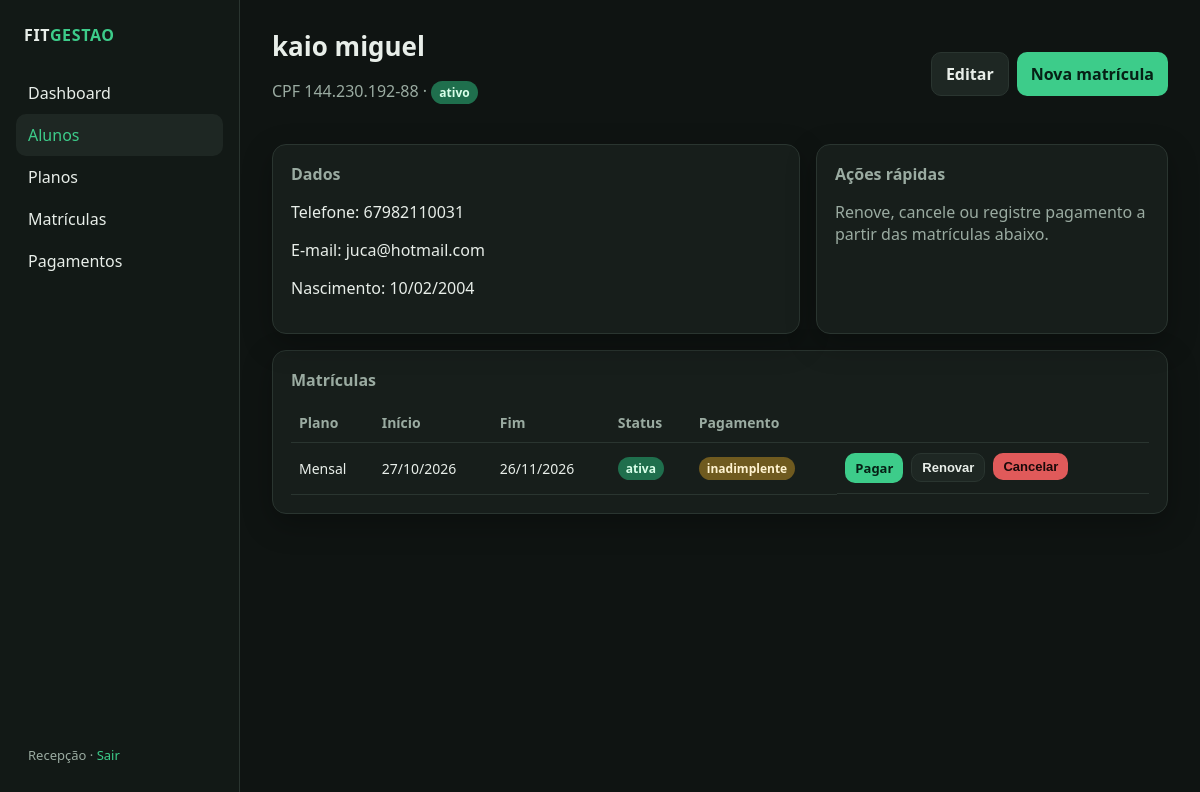
The app's page /alunos/2 (signed in) with its own data.
### app/models.py (models this page shows)
class User(UserMixin, db.Model):
    id = db.Column(db.Integer, primary_key=True)
    username = db.Column(db.String(80), unique=True, nullable=False)
    name = db.Column(db.String(120), nullable=False)
    password_hash = db.Column(db.String(255), nullable=False)
    payments = db.relationship("Payment", backref="registered_by", lazy=True)

class Student(db.Model):
    id = db.Column(db.Integer, primary_key=True)
    name = db.Column(db.String(120), nullable=False)
    document = db.Column(db.String(20), unique=True, nullable=False)
    phone = db.Column(db.String(30), nullable=True)
    email = db.Column(db.String(120), nullable=True)
    birth_date = db.Column(db.Date, nullable=True)
    status = db.Column(db.String(20), nullable=False, default="ativo")
    created_at = db.Column(db.DateTime, server_default=db.func.now())
    enrollments = db.relationship(
        "Enrollment", backref="student", lazy=True, order_by="Enrollment.start_date.desc()"
    )

class Enrollment(db.Model):
    id = db.Column(db.Integer, primary_key=True)
    student_id = db.Column(db.Integer, db.ForeignKey("student.id"), nullable=False)
    plan_id = db.Column(db.Integer, db.ForeignKey("plan.id"), nullable=False)
    start_date = db.Column(db.Date, nullable=False, default=date.today)
    end_date = db.Column(db.Date, nullable=False)
    status = db.Column(db.String(20), nullable=False, default="ativa")
    created_at = db.Column(db.DateTime, server_default=db.func.now())
    payments = db.relationship(
        "Payment", backref="enrollment", lazy=True, order_by="Payment.paid_at.desc()"
    )
    @property
    def has_paid(self):
        return any(p.status == "pago" for p in self.payments)
    @property
    def is_delinquent(self):
        return self.status != "cancelada" and not self.has_paid

class Plan(db.Model):
    id = db.Column(db.Integer, primary_key=True)
    name = db.Column(db.String(80), nullable=False)
    duration_days = db.Column(db.Integer, nullable=False)
    price = db.Column(db.Numeric(10, 2), nullable=False)
    active = db.Column(db.Boolean, default=True, nullable=False)
    enrollments = db.relationship("Enrollment", backref="plan", lazy=True)

### app/routes/students.py (the view)
@bp.route("/<int:student_id>")
@login_required
def detail(student_id):
    refresh_enrollment_statuses()
    student = Student.query.get_or_404(student_id)
    return render_template("students/detail.html", student=student)

### app/services.py (called while the page is built)
def refresh_enrollment_statuses():
    today = date.today()
    rows = Enrollment.query.filter(Enrollment.status != "cancelada").all()
    changed = False
    for enrollment in rows:
        new_status = "vencida" if enrollment.end_date < today else "ativa"
        if enrollment.status != new_status:
            enrollment.status = new_status
            changed = True
    if changed:
        db.session.commit()

### app/templates/students/detail.html (shortened to what this page needs)
{% extends "base.html" %}
{% block content %}
<div class="topbar">
  <div>
    <h1>{{ student.name }}</h1>
    <p class="muted">CPF {{ student.document }} · <span class="badge {{ student.status }}">{{ student.status }}</span></p>
  </div>
  <div class="actions">
    <a class="btn secondary" href="{{ url_for('students.edit', student_id=student.id) }}">Editar</a>
    <a class="btn" href="{{ url_for('enrollments.create', aluno=student.id) }}">Nova matrícula</a>
  </div>
</div>
<div class="grid two-col">
  <section class="card">
    <h2>Dados</h2>
    <p>Telefone: {{ student.phone or '—' }}</p>
    <p>E-mail: {{ student.email or '—' }}</p>
    <p>Nascimento: {{ student.birth_date.strftime('%d/%m/%Y') if student.birth_date else '—' }}</p>
  </section>
  <section class="card">
    <h2>Ações rápidas</h2>
    <p class="muted">Renove, cancele ou registre pagamento a partir das matrículas abaixo.</p>
  </section>
</div>
<section class="card" style="margin-top:16px">
  <h2>Matrículas</h2>
  {% if student.enrollments %}
  <table>
    <thead>
      <tr><th>Plano</th><th>Início</th><th>Fim</th><th>Status</th><th>Pagamento</th><th></th></tr>
    </thead>
    <tbody>
      {% for e in student.enrollments %}
      <tr>
        <td>{{ e.plan.name }}</td>
        <td>{{ e.start_date.strftime('%d/%m/%Y') }}</td>
        <td>{{ e.end_date.strftime('%d/%m/%Y') }}</td>
        <td><span class="badge {{ e.status }}">{{ e.status }}</span></td>
        <td>
          {% if e.is_delinquent %}
            <span class="badge pendente">inadimplente</span>
          {% else %}
            <span class="badge pago">em dia</span>
          {% endif %}
        </td>
        <td class="actions">
          <a class="btn small" href="{{ url_for('payments.create', matricula=e.id) }}">Pagar</a>
          {% if e.status != 'cancelada' %}
          <form method="post" action="{{ url_for('enrollments.renew', enrollment_id=e.id) }}">
            <button class="btn small secondary" type="submit">Renovar</button>
          </form>
          <form method="post" action="{{ url_for('enrollments.cancel', enrollment_id=e.id) }}" onsubmit="return confirm('Cancelar esta matrícula?')">
            <button class="btn small danger" type="submit">Cancelar</button>
          </form>
          {% endif %}
        </td>
      </tr>
      {% endfor %}
    </tbody>
  </table>
  {% else %}
    <p class="muted">Este aluno ainda não tem matrícula.</p>
  {% endif %}
</section>
{% endblock %}

### app/templates/base.html (shortened to what this page needs)
<!doctype html>
<html lang="pt-BR">
<head>
  <link rel="stylesheet" href="{{ url_for('static', filename='css/style.css') }}">
</head>
<body>
<div class="layout">
  <aside class="sidebar">
    <p class="brand">FIT<span>GESTAO</span></p>
    <nav class="nav">
      <a href="{{ url_for('dashboard.index') }}" class="{{ 'active' if request.endpoint == 'dashboard.index' }}">Dashboard</a>
      <a href="{{ url_for('students.list_students') }}" class="{{ 'active' if request.endpoint and request.endpoint.startswith('students.') }}">Alunos</a>
      <a href="{{ url_for('plans.list_plans') }}" class="{{ 'active' if request.endpoint and request.endpoint.startswith('plans.') }}">Planos</a>
      <a href="{{ url_for('enrollments.list_enrollments') }}" class="{{ 'active' if request.endpoint and request.endpoint.startswith('enrollments.') }}">Matrículas</a>
      <a href="{{ url_for('payments.list_payments') }}" class="{{ 'active' if request.endpoint and request.endpoint.startswith('payments.') }}">Pagamentos</a>
    </nav>
    <div class="user">
      {{ current_user.name }} · <a href="{{ url_for('auth.logout') }}">Sair</a>
    </div>
  </aside>
  <main class="main">
    {% block content %}{% endblock %}
  </main>
</div>
</body>
</html>

### app/static/css/style.css (style rules this page uses)
:root { --bg: #0f1412; --panel: #171e1b; --panel-2: #1e2723; --line: #2a3530; --text: #e8eee9; --muted: #9aaba1; --accent: #3dcc8a; --accent-dim: #1f6f4d; --danger: #e05a5a; --warn: #e0b45a; --info: #5aa8e0; --radius: 14px; --shadow: 0 10px 30px rgba(0, 0, 0, 0.28); font-family: "Segoe UI", system-ui, sans-serif; }
* { box-sizing: border-box; }
html, body { margin: 0; min-height: 100%; background: var(--bg); color: var(--text); }
a { color: var(--accent); text-decoration: none; }
.layout { display: grid; grid-template-columns: 240px 1fr; min-height: 100vh; }
.sidebar { background: #121916; border-right: 1px solid var(--line); padding: 24px 16px; display: flex; flex-direction: column; gap: 8px; }
.brand { font-weight: 700; letter-spacing: 0.04em; margin: 0 8px 18px; }
.brand span { color: var(--accent); }
.nav a { display: block; color: var(--text); padding: 10px 12px; border-radius: 10px; text-decoration: none; }
.nav a:hover, .nav a.active { background: var(--panel-2); color: var(--accent); }
.sidebar .user { margin-top: auto; color: var(--muted); font-size: 13px; padding: 12px; }
.main { padding: 28px 32px 48px; }
.topbar { display: flex; justify-content: space-between; align-items: center; gap: 16px; margin-bottom: 24px; }
h1 { margin: 0; font-size: 26px; }
.muted { color: var(--muted); }
.grid { display: grid; gap: 16px; }
.card { background: var(--panel); border: 1px solid var(--line); border-radius: var(--radius); padding: 18px; box-shadow: var(--shadow); }
.card h2 { margin: 0 0 12px; font-size: 16px; color: var(--muted); font-weight: 600; }
.btn { display: inline-flex; align-items: center; justify-content: center; background: var(--accent); color: #062015; font-weight: 700; border: 0; border-radius: 10px; padding: 10px 14px; cursor: pointer; text-decoration: none; }
.btn.secondary { background: var(--panel-2); color: var(--text); border: 1px solid var(--line); }
.btn.danger { background: var(--danger); color: #1a0a0a; }
.btn.small { padding: 6px 10px; font-size: 13px; }
table { width: 100%; border-collapse: collapse; }
th, td { text-align: left; padding: 10px 8px; border-bottom: 1px solid var(--line); font-size: 14px; }
th { color: var(--muted); font-weight: 600; }
.badge { display: inline-block; padding: 3px 8px; border-radius: 999px; font-size: 12px; font-weight: 700; }
.badge.ativa, .badge.pago, .badge.ativo { background: #1f6f4d; color: #d8ffe9; }
.badge.vencida, .badge.pendente { background: #6f5a1f; color: #fff3d0; }
.actions { display: flex; gap: 8px; flex-wrap: wrap; }
.two-col { grid-template-columns: 1.2fr 0.8fr; }

### records on screen
User: name "Recepção"
Student: name "kaio miguel", document "144.230.192-88", status "ativo", phone "67982110031", email "juca@hotmail.com", birth_date "10/02/2004"
Enrollment: plan.name "Mensal", start_date "27/10/2026", end_date "26/11/2026", status "ativa", shows "inadimplente"
